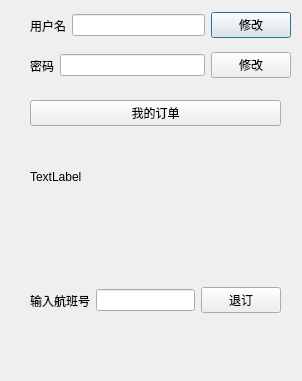
<?xml version="1.0" encoding="UTF-8"?>
<ui version="4.0">
 <class>selfmesDialog</class>
 <widget class="QDialog" name="selfmesDialog">
  <property name="geometry">
   <rect>
    <x>0</x>
    <y>0</y>
    <width>302</width>
    <height>381</height>
   </rect>
  </property>
  <property name="windowTitle">
   <string>Dialog</string>
  </property>
  <widget class="QWidget" name="horizontalLayoutWidget">
   <property name="geometry">
    <rect>
     <x>30</x>
     <y>10</y>
     <width>261</width>
     <height>31</height>
    </rect>
   </property>
   <layout class="QHBoxLayout" name="horizontalLayout">
    <item>
     <widget class="QLabel" name="label">
      <property name="text">
       <string>用户名</string>
      </property>
     </widget>
    </item>
    <item>
     <widget class="QLineEdit" name="nameEdit"/>
    </item>
    <item>
     <widget class="QPushButton" name="nameButton_3">
      <property name="text">
       <string>修改</string>
      </property>
     </widget>
    </item>
   </layout>
  </widget>
  <widget class="QWidget" name="horizontalLayoutWidget_2">
   <property name="geometry">
    <rect>
     <x>30</x>
     <y>50</y>
     <width>261</width>
     <height>31</height>
    </rect>
   </property>
   <layout class="QHBoxLayout" name="horizontalLayout_2">
    <item>
     <widget class="QLabel" name="label_3">
      <property name="text">
       <string>密码</string>
      </property>
     </widget>
    </item>
    <item>
     <widget class="QLineEdit" name="passwordEdit"/>
    </item>
    <item>
     <widget class="QPushButton" name="passwButton">
      <property name="text">
       <string>修改</string>
      </property>
     </widget>
    </item>
   </layout>
  </widget>
  <widget class="QWidget" name="horizontalLayoutWidget_3">
   <property name="geometry">
    <rect>
     <x>30</x>
     <y>260</y>
     <width>251</width>
     <height>81</height>
    </rect>
   </property>
   <layout class="QHBoxLayout" name="horizontalLayout_3">
    <item>
     <widget class="QLabel" name="label_4">
      <property name="text">
       <string>输入航班号</string>
      </property>
     </widget>
    </item>
    <item>
     <widget class="QLineEdit" name="planeidEdit"/>
    </item>
    <item>
     <widget class="QPushButton" name="unsubButton">
      <property name="text">
       <string>退订</string>
      </property>
     </widget>
    </item>
   </layout>
  </widget>
  <widget class="QWidget" name="verticalLayoutWidget">
   <property name="geometry">
    <rect>
     <x>30</x>
     <y>100</y>
     <width>251</width>
     <height>121</height>
    </rect>
   </property>
   <layout class="QVBoxLayout" name="verticalLayout_5">
    <item>
     <widget class="QPushButton" name="myorderButton">
      <property name="text">
       <string>我的订单</string>
      </property>
     </widget>
    </item>
    <item>
     <widget class="QLabel" name="myorderList">
      <property name="text">
       <string>TextLabel</string>
      </property>
     </widget>
    </item>
   </layout>
  </widget>
 </widget>
 <resources/>
 <connections/>
</ui>
